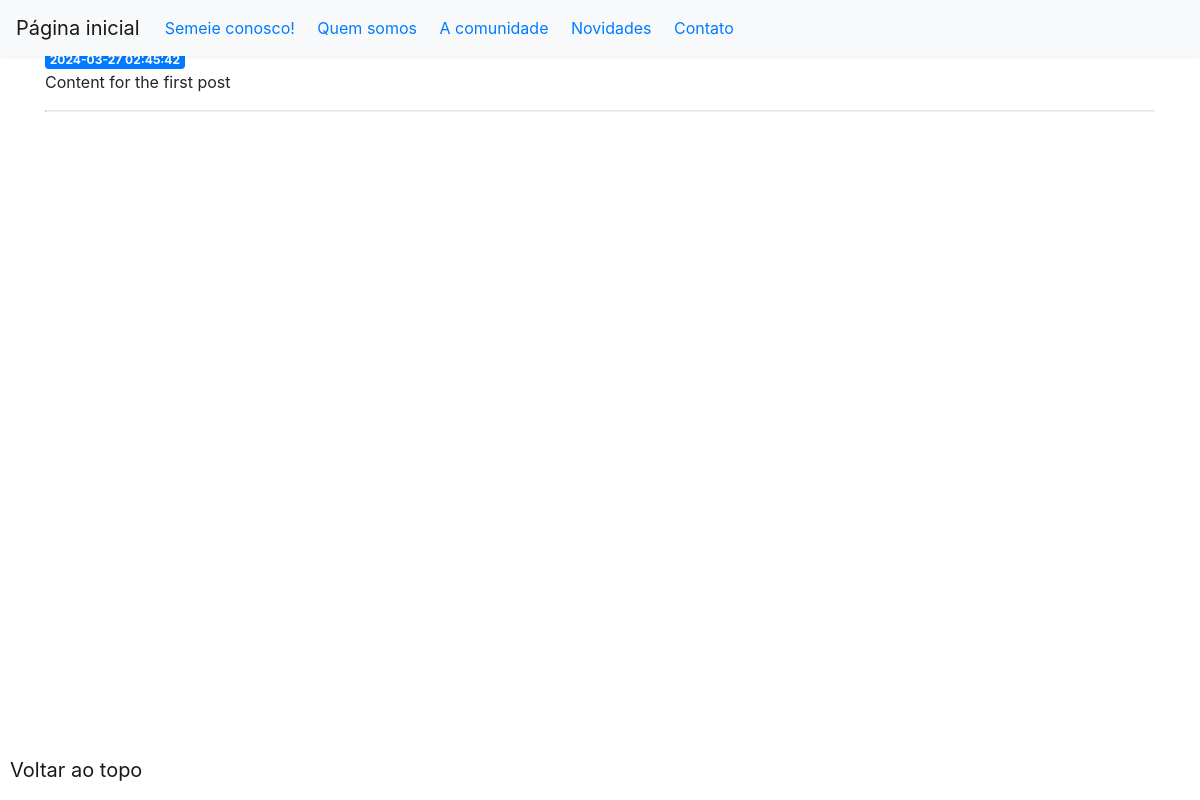
/1, run on an earlier commit of the app's database.
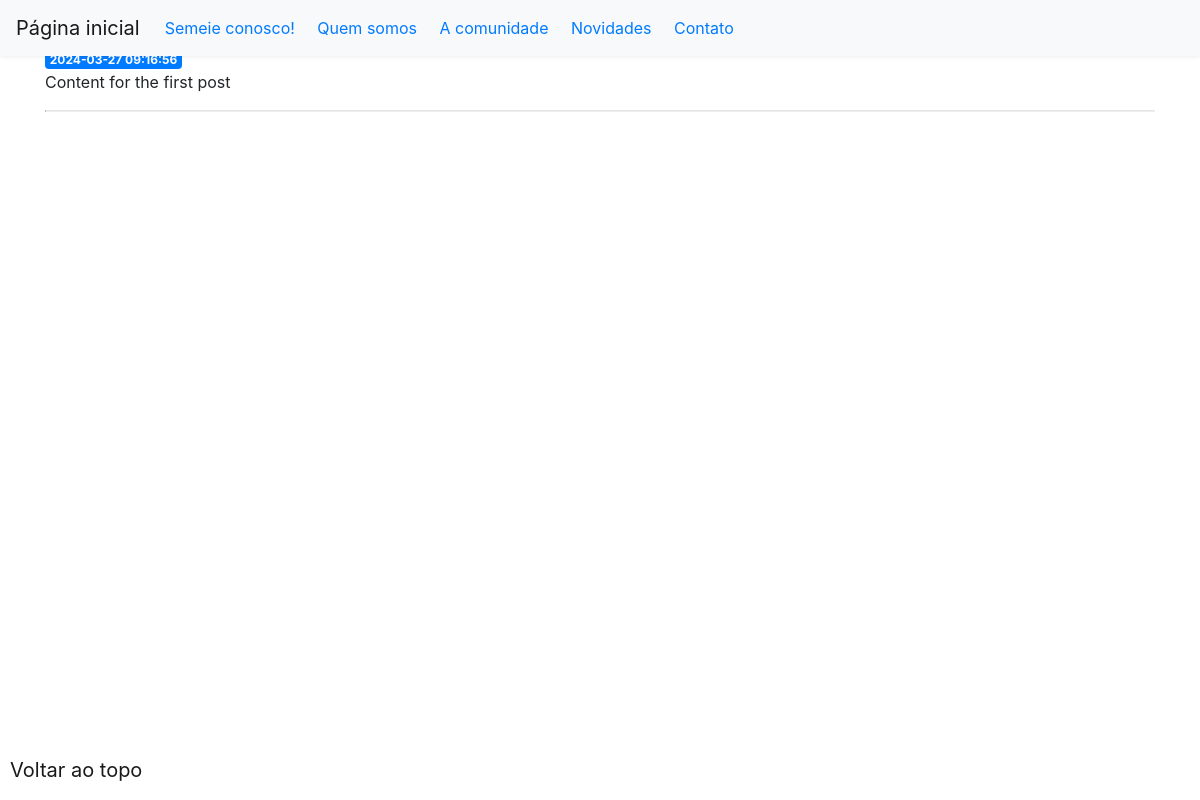
And on a later commit of the database.
### tables this page shows
CREATE TABLE posts (
    id INTEGER PRIMARY KEY AUTOINCREMENT,
    created TIMESTAMP NOT NULL DEFAULT CURRENT_TIMESTAMP,
    title TEXT NOT NULL,
    content TEXT NOT NULL
);

### app.py (the view)
@app.route('/<int:post_id>')
def post(post_id):
    post = get_post(post_id)
    return render_template('post.html', post=post)

### app.py (called while the page is built)
def get_db_connection():
    conn = sqlite3.connect('database.db')
    conn.row_factory = sqlite3.Row
    return conn

def get_post(post_id):
    conn = get_db_connection()
    post = conn.execute('SELECT * FROM posts WHERE id = ?',
                        (post_id,)).fetchone()
    conn.close()
    if post is None:
        abort(404)
    return post

### templates/post.html
{% extends 'base.html' %}
{% block content %}
    <h2>{% block title %} {{ post['title'] }} {% endblock %}</h2>
    <span class="badge badge-primary">{{ post['created'] }}</span>
    <p>{{ post['content'] }}</p>
{% endblock %}

### templates/base.html (shortened to what this page needs)
<!doctype html>
<html lang="en">
  <head>
    <link rel="stylesheet" href="https://stackpath.bootstrapcdn.com/bootstrap/4.3.1/css/bootstrap.min.css">
	<link rel="stylesheet" href="{{ url_for('static', filename='css/style.css') }}">
  </head>
  <body>
    <nav class="navbar navbar-expand-md navbar-light bg-light" style="position: fixed; top: 0; left: 0; width: 100%; z-index: 10; background-color: #fff; box-shadow: 0 0 5px rgba(0, 0, 0, 0.1);">
        <a class="navbar-brand" href="{{ url_for('index')}}">Página inicial</a>
        <div class="collapse navbar-collapse" id="navbarNav">
            <ul class="navbar-nav">
            <li class="nav-item active">
                <a href="{{ url_for('semeie') }}">Semeie conosco!</a>
            </li>
            </ul>
            <ul class="navbar-nav">
            <li class="nav-item active">
	        	<a href="#quemsomos">Quem somos</a>
            </li>
            </ul>
            <ul class="navbar-nav">
            <li class="nav-item active">
	        	<a href="#acomunidade">A comunidade</a>
            </li>
            </ul>
            <ul class="navbar-nav">
            <li class="nav-item active">
	        	<a href="#novidades">Novidades</a>
            </li>
            </ul>
            <ul class="navbar-nav">
            <li class="nav-item active">
	        	<a href="#contato">Contato</a>
            </li>
            </ul>
        </div>
		<a class="navbar-brand" href="#topo" style="position: fixed; bottom: 10px; left: 10px; z-index: 100;">Voltar ao topo</a>
    </nav>
    <div class="container">
        {% block content %} {% endblock %}
		<hr>
		<br><br><br>
	<br><br><br>
    </div>
  </body>
</html>

### static/css/style.css (style rules this page uses)
h2 { color: #153c8e; font-family: Arial, sans-serif; text-align: center; padding 7px; }
hr { display: block; margin-top: 0.5em; margin-bottom: 0.5em; margin-left: auto; margin-right: auto; border-style: inset; border-width: 1px; }

What changed in the data, as far as the page shows it:
changed posts "Content for the first post": created "2024-03-27 02:45:42" → "2024-03-27 09:16:56"
